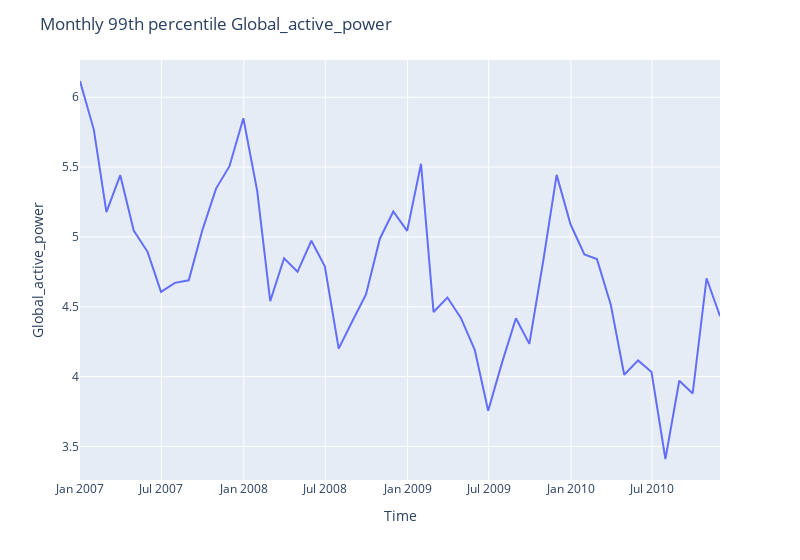

The notebook cell saved with this chart:
### Code cell
var = "Global_active_power"

# Monthly
df_month = df.resample("M").quantile(0.99)
run_sequence_plot(
    df_month.index,
    df_month[var],
    title=f"Monthly 99th percentile {var}",
    xtitle="Time",
    ytitle=f"{var}",
)

### Figure 1 — Plotly figure (JSON) as saved in the notebook; plotly's stock layout.template omitted (floating-point values rounded to 4 significant figures)
{"data": [{"hovertemplate": "x=%{x}<br>y=%{y}<extra></extra>", "legendgroup": "", "line": {"color": "#636efa", "dash": "solid"}, "marker": {"symbol": "circle"}, "mode": "lines", "name": "", "orientation": "v", "showlegend": false, "x": ["2006-12-31T00:00:00", "2007-01-31T00:00:00", "2007-02-28T00:00:00", "2007-03-31T00:00:00", "2007-04-30T00:00:00", "2007-05-31T00:00:00", "2007-06-30T00:00:00", "2007-07-31T00:00:00", "2007-08-31T00:00:00", "2007-09-30T00:00:00", "2007-10-31T00:00:00", "2007-11-30T00:00:00", "2007-12-31T00:00:00", "2008-01-31T00:00:00", "2008-02-29T00:00:00", "2008-03-31T00:00:00", "2008-04-30T00:00:00", "2008-05-31T00:00:00", "2008-06-30T00:00:00", "2008-07-31T00:00:00", "2008-08-31T00:00:00", "2008-09-30T00:00:00", "2008-10-31T00:00:00", "2008-11-30T00:00:00", "2008-12-31T00:00:00", "2009-01-31T00:00:00", "2009-02-28T00:00:00", "2009-03-31T00:00:00", "2009-04-30T00:00:00", "2009-05-31T00:00:00", "2009-06-30T00:00:00", "2009-07-31T00:00:00", "2009-08-31T00:00:00", "2009-09-30T00:00:00", "2009-10-31T00:00:00", "2009-11-30T00:00:00", "2009-12-31T00:00:00", "2010-01-31T00:00:00", "2010-02-28T00:00:00", "2010-03-31T00:00:00", "2010-04-30T00:00:00", "2010-05-31T00:00:00", "2010-06-30T00:00:00", "2010-07-31T00:00:00", "2010-08-31T00:00:00", "2010-09-30T00:00:00", "2010-10-31T00:00:00", "2010-11-30T00:00:00"], "xaxis": "x", "y": [6.116, 5.766, 5.178, 5.442, 5.046, 4.893, 4.606, 4.671, 4.689, 5.044, 5.346, 5.506, 5.849, 5.328, 4.54, 4.847, 4.75, 4.972, 4.79, 4.2, 4.4, 4.588, 4.987, 5.182, 5.043, 5.524, 4.462, 4.566, 4.42, 4.191, 3.756, 4.1, 4.418, 4.234, 4.827, 5.444, 5.09, 4.874, 4.841, 4.514, 4.013, 4.116, 4.033, 3.41, 3.97, 3.879, 4.704, 4.432], "yaxis": "y", "type": "scatter"}], "layout": {"xaxis": {"anchor": "y", "domain": [0.0, 1.0], "title": {"text": "Time"}}, "yaxis": {"anchor": "x", "domain": [0.0, 1.0], "title": {"text": "Global_active_power"}}, "legend": {"tracegroupgap": 0}, "margin": {"t": 60}, "title": {"text": "Monthly 99th percentile Global_active_power"}, "width": 800}}
